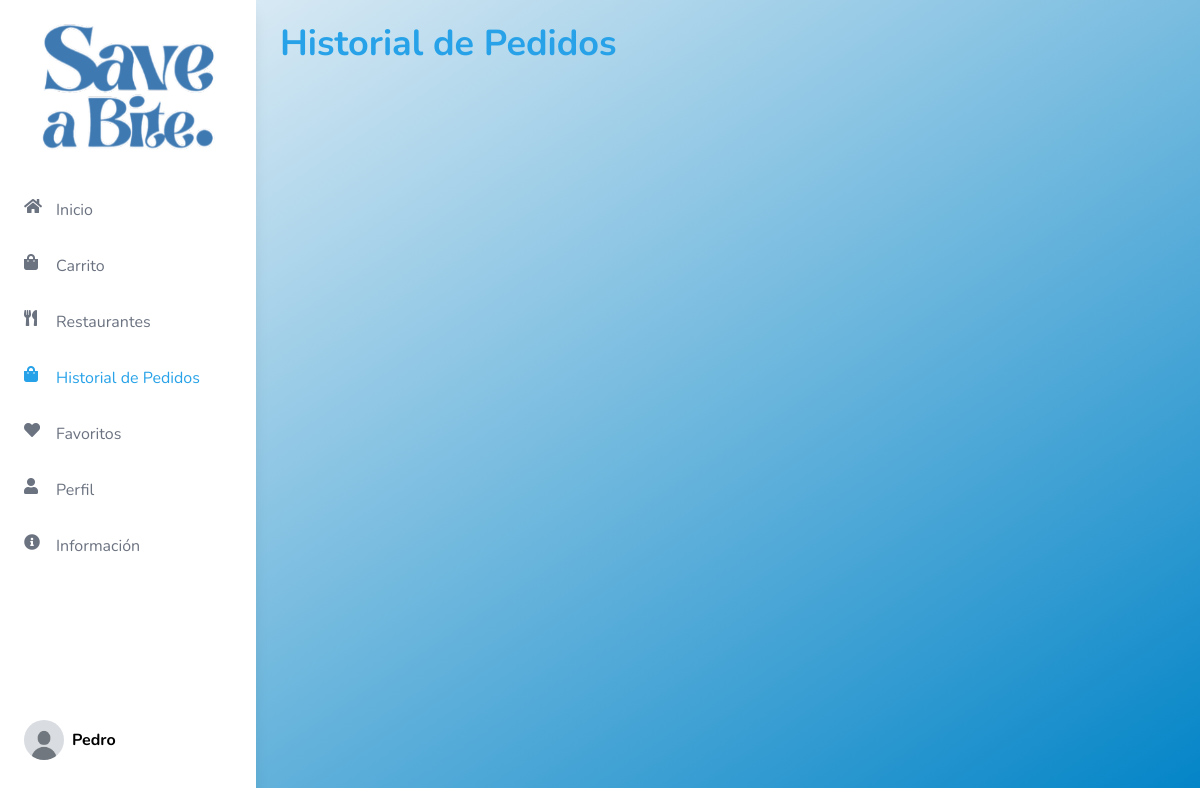
/pedidos_cliente (signed in), run on an earlier commit of the app's database.
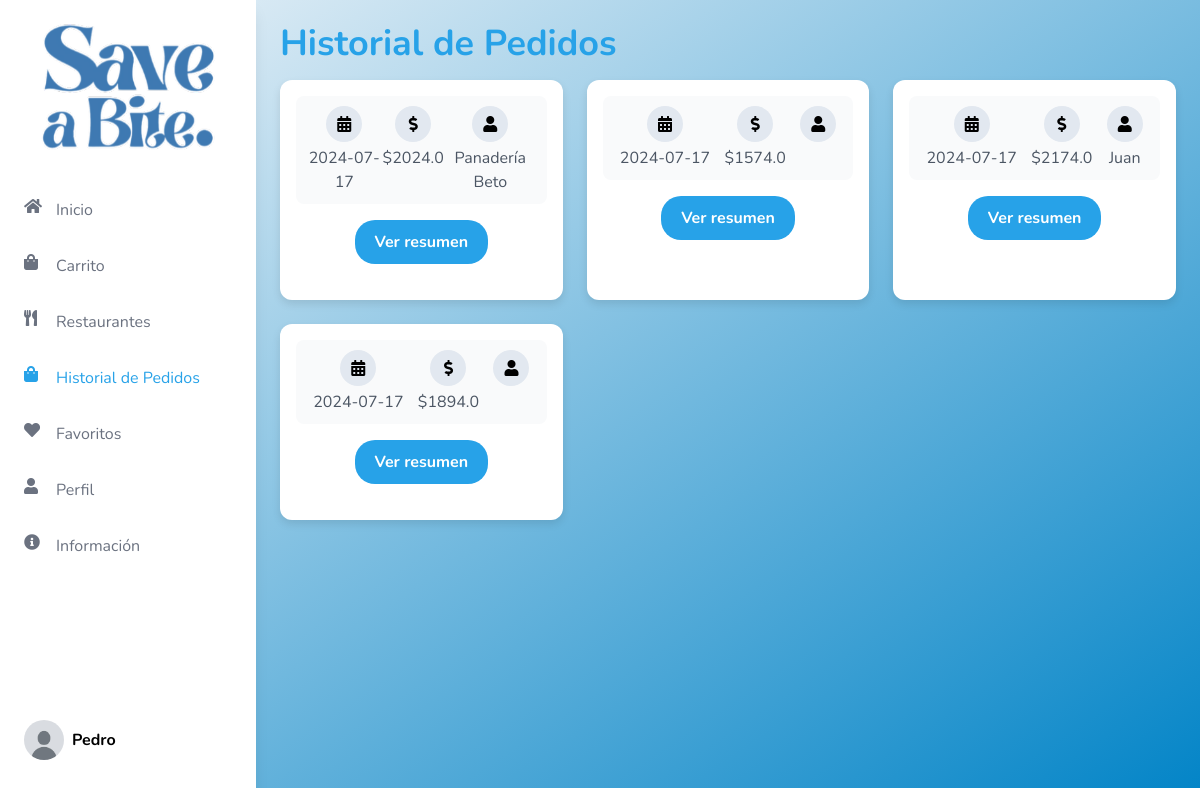
And on a later commit of the database.
### tables this page shows
CREATE TABLE pedidos2 (
            id INTEGER PRIMARY KEY AUTOINCREMENT,
            usuario_id INTEGER NOT NULL,
            fecha DATE NOT NULL,
            total REAL NOT NULL,
            empresa_id INTEGER NOT NULL,
            empresa TEXT NOT NULL,
            metodo_pago TEXT,
            entregado BOOLEAN NOT NULL DEFAULT 0,
            envio REAL DEFAULT 0,
            servicio REAL DEFAULT 0,
            propina REAL DEFAULT 0,
            FOREIGN KEY (empresa_id) REFERENCES usuarioEmpresa (id),
            FOREIGN KEY (usuario_id) REFERENCES usuarios (id)
        );

### app.py (the view)
@app.route("/pedidos_cliente")
def pedidos_cliente():
    user_id = session.get('user_id')
    conn = get_db_connection()
    cursor = conn.cursor()
    pedidos = cursor.execute('''
        SELECT id, fecha, total, empresa, empresa_id
        FROM pedidos2
        WHERE usuario_id = ?
        ORDER BY fecha DESC
    ''', (user_id,)).fetchall()
    conn.close()
    return render_template('general/pedidosCliente.html', pedidos=pedidos)

### app.py (called while the page is built)
def get_db_connection():
    conn = sqlite3.connect('flask_db.db')
    conn.row_factory = sqlite3.Row
    return conn

### templates/general/pedidosCliente.html (shortened to what this page needs)
<!DOCTYPE html>
<html lang="es">
<head>
    <script src="https://cdn.tailwindcss.com"></script>
    <link href="https://cdnjs.cloudflare.com/ajax/libs/font-awesome/5.15.3/css/all.min.css" rel="stylesheet">
</head>
<body class="flex">
    {% include 'Sidebars/SidebarUsuario.html' %}
        <div class="flex-1 p-6 content ml-64">
            <div class="header">
                <h1 class="text-4xl font-bold text-custom-blue">Historial de Pedidos</h1>
            </div>
            <div class="grid grid-cols-1 md:grid-cols-2 lg:grid-cols-3 gap-6" id="history-list">
                {% for order in pedidos|reverse %}
                <div class="order-card">
                    <div class="info">
                        <div>
                            <div class="info-icon"><i class="fas fa-calendar-alt"></i></div>
                            <p class="text-gray-600">{{ order['fecha'] }}</p>
                        </div>
                        <div>
                            <div class="info-icon"><i class="fas fa-dollar-sign"></i></div>
                            <p class="text-gray-600">${{ order['total'] }}</p>
                        </div>
                        <div>
                            <div class="info-icon"><i class="fas fa-user"></i></div>
                            <p class="text-gray-600">{{ order['empresa'] }}</p>
                        </div>
                    </div>
                    <div class="flex justify-end mt-4">
                        <a href="{{ url_for('ver_resumen', idPedido=order['id']) }}" class="action-button">Ver resumen</a>
                    </div>
                </div>
                {% endfor %}
            </div>
        </div>
    </body>
</html>

What changed in the data, as far as the page shows it:
added pedidos2: fecha "2024-07-17", total "2024.0", empresa "Panadería Beto"
added pedidos2: fecha "2024-07-17", total "1574.0"
added pedidos2: fecha "2024-07-17", total "2174.0", empresa "Juan"
added pedidos2: fecha "2024-07-17", total "1894.0"
